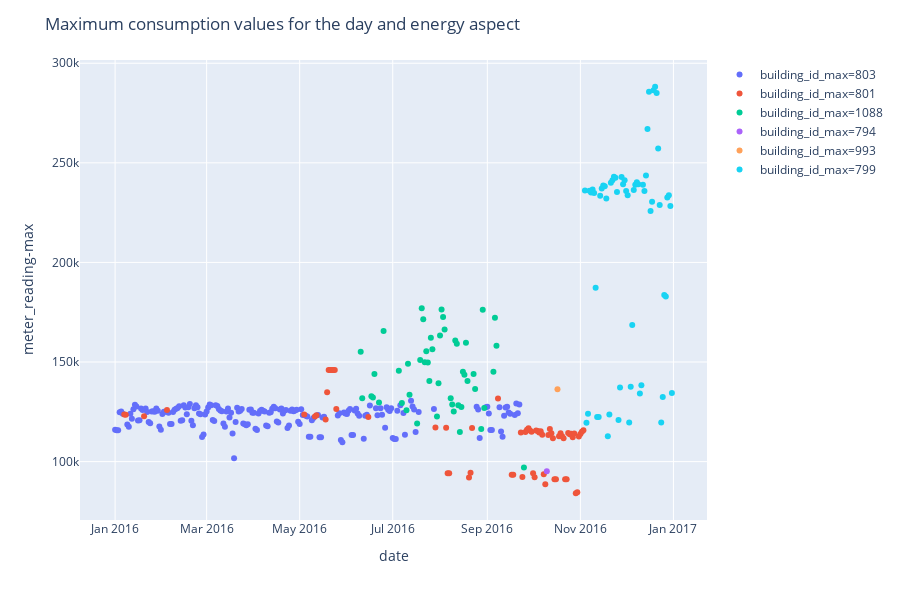

The notebook cell this image was saved under:
### Markdown cell above
The max values of electricity are caused by only 6 buildings.

### Code cell
daily_train_electricity = daily_train_agg[daily_train_agg['meter']=='electricity'].copy()
daily_train_electricity['building_id_max'] = pd.Categorical(daily_train_electricity['building_id_max'])
fig_daily_electricity = px.scatter(daily_train_electricity,
                                   x='date',
                                   y='meter_reading-max',
                                   color='building_id_max',
                                   render_mode='svg')
fig_daily_electricity.update_layout(title='Maximum consumption values for the day and energy aspect')
fig_daily_electricity.show()

### Figure 1 — Plotly figure (JSON) as saved in the notebook; plotly's stock layout.template omitted (floating-point values rounded to 4 significant figures; data arrays with more than 128 entries replaced by an {"elided": "..."} marker saying what was removed)
{"data": [{"hoverlabel": {"namelength": 0}, "hovertemplate": "building_id_max=803<br>date=%{x}<br>meter_reading-max=%{y}", "legendgroup": "building_id_max=803", "marker": {"color": "#636efa", "symbol": "circle"}, "mode": "markers", "name": "building_id_max=803", "showlegend": true, "type": "scatter", "x": {"elided": "192 str values"}, "xaxis": "x", "y": {"elided": "192 float values"}, "yaxis": "y"}, {"hoverlabel": {"namelength": 0}, "hovertemplate": "building_id_max=801<br>date=%{x}<br>meter_reading-max=%{y}", "legendgroup": "building_id_max=801", "marker": {"color": "#EF553B", "symbol": "circle"}, "mode": "markers", "name": "building_id_max=801", "showlegend": true, "type": "scatter", "x": ["2016-01-07", "2016-01-08", "2016-01-20", "2016-02-04", "2016-05-04", "2016-05-11", "2016-05-12", "2016-05-18", "2016-05-19", "2016-05-20", "2016-05-21", "2016-05-22", "2016-05-23", "2016-05-24", "2016-05-25", "2016-06-15", "2016-07-29", "2016-08-05", "2016-08-06", "2016-08-07", "2016-08-20", "2016-08-21", "2016-08-22", "2016-09-08", "2016-09-17", "2016-09-18", "2016-09-23", "2016-09-24", "2016-09-26", "2016-09-27", "2016-09-28", "2016-09-29", "2016-09-30", "2016-10-01", "2016-10-02", "2016-10-03", "2016-10-04", "2016-10-05", "2016-10-06", "2016-10-07", "2016-10-08", "2016-10-09", "2016-10-11", "2016-10-12", "2016-10-13", "2016-10-14", "2016-10-15", "2016-10-16", "2016-10-18", "2016-10-19", "2016-10-20", "2016-10-21", "2016-10-22", "2016-10-23", "2016-10-24", "2016-10-25", "2016-10-26", "2016-10-27", "2016-10-28", "2016-10-29", "2016-10-30", "2016-10-31", "2016-11-01", "2016-11-02", "2016-11-03"], "xaxis": "x", "y": [123700.0, 123600.0, 122800.0, 125900.0, 123600.0, 122700.0, 123200.0, 121100.0, 134800.0, 146000.0, 146000.0, 146000.0, 146000.0, 146000.0, 126400.0, 122400.0, 117100.0, 117000.0, 94200.0, 94200.0, 92060.0, 94370.0, 116800.0, 131684, 93460.0, 93460.0, 114600.0, 92220.0, 114900.0, 116000.0, 116800.0, 115600.0, 115000.0, 94100.0, 92100.0, 115600.0, 115300.0, 114600.0, 115300.0, 113400.0, 93600.0, 88650.0, 113400.0, 116300.0, 114200.0, 111700.0, 91130.0, 91130.0, 112700.0, 114200.0, 112700.0, 111700.0, 91160.0, 91160.0, 114400.0, 113800.0, 114000.0, 112200.0, 114100.0, 84110.0, 84590.0, 112600.0, 113900.0, 115000.0, 115700.0], "yaxis": "y"}, {"hoverlabel": {"namelength": 0}, "hovertemplate": "building_id_max=1088<br>date=%{x}<br>meter_reading-max=%{y}", "legendgroup": "building_id_max=1088", "marker": {"color": "#00cc96", "symbol": "circle"}, "mode": "markers", "name": "building_id_max=1088", "showlegend": true, "type": "scatter", "x": ["2016-06-10", "2016-06-11", "2016-06-17", "2016-06-18", "2016-06-19", "2016-06-22", "2016-06-25", "2016-07-05", "2016-07-07", "2016-07-10", "2016-07-11", "2016-07-12", "2016-07-17", "2016-07-19", "2016-07-20", "2016-07-21", "2016-07-22", "2016-07-23", "2016-07-24", "2016-07-25", "2016-07-26", "2016-07-27", "2016-07-30", "2016-07-31", "2016-08-01", "2016-08-02", "2016-08-03", "2016-08-04", "2016-08-08", "2016-08-09", "2016-08-10", "2016-08-11", "2016-08-12", "2016-08-13", "2016-08-14", "2016-08-15", "2016-08-16", "2016-08-17", "2016-08-18", "2016-08-19", "2016-08-23", "2016-08-24", "2016-08-28", "2016-08-29", "2016-08-30", "2016-09-05", "2016-09-06", "2016-09-07", "2016-09-25"], "xaxis": "x", "y": [155194, 131835, 132756, 132246, 143928, 129699, 165567, 145648, 129443, 125758, 149119, 133618, 119099, 151034, 176935, 171451, 149902, 155407, 149734, 140482, 162123, 156457, 122639, 139400.0, 163400.0, 176400.0, 172600.0, 166400.0, 131900.0, 128729, 125200.0, 160800.0, 159100.0, 128200.0, 114800.0, 127400.0, 145100.0, 143600.0, 159600.0, 140400.0, 144000.0, 136448, 116400.0, 176200.0, 127000.0, 145100.0, 172200.0, 158100.0, 97080.0], "yaxis": "y"}, {"hoverlabel": {"namelength": 0}, "hovertemplate": "building_id_max=794<br>date=%{x}<br>meter_reading-max=%{y}", "legendgroup": "building_id_max=794", "marker": {"color": "#ab63fa", "symbol": "circle"}, "mode": "markers", "name": "building_id_max=794", "showlegend": true, "type": "scatter", "x": ["2016-10-10"], "xaxis": "x", "y": [95180.0], "yaxis": "y"}, {"hoverlabel": {"namelength": 0}, "hovertemplate": "building_id_max=993<br>date=%{x}<br>meter_reading-max=%{y}", "legendgroup": "building_id_max=993", "marker": {"color": "#FFA15A", "symbol": "circle"}, "mode": "markers", "name": "building_id_max=993", "showlegend": true, "type": "scatter", "x": ["2016-10-17"], "xaxis": "x", "y": [136362], "yaxis": "y"}, {"hoverlabel": {"namelength": 0}, "hovertemplate": "building_id_max=799<br>date=%{x}<br>meter_reading-max=%{y}", "legendgroup": "building_id_max=799", "marker": {"color": "#19d3f3", "symbol": "circle"}, "mode": "markers", "name": "building_id_max=799", "showlegend": true, "type": "scatter", "x": ["2016-11-04", "2016-11-05", "2016-11-06", "2016-11-07", "2016-11-08", "2016-11-09", "2016-11-10", "2016-11-11", "2016-11-12", "2016-11-13", "2016-11-14", "2016-11-15", "2016-11-16", "2016-11-17", "2016-11-18", "2016-11-19", "2016-11-20", "2016-11-21", "2016-11-22", "2016-11-23", "2016-11-24", "2016-11-25", "2016-11-26", "2016-11-27", "2016-11-28", "2016-11-29", "2016-11-30", "2016-12-01", "2016-12-02", "2016-12-03", "2016-12-04", "2016-12-05", "2016-12-06", "2016-12-07", "2016-12-08", "2016-12-09", "2016-12-10", "2016-12-11", "2016-12-12", "2016-12-13", "2016-12-14", "2016-12-15", "2016-12-16", "2016-12-17", "2016-12-18", "2016-12-19", "2016-12-20", "2016-12-21", "2016-12-22", "2016-12-23", "2016-12-24", "2016-12-25", "2016-12-26", "2016-12-27", "2016-12-28", "2016-12-29", "2016-12-30", "2016-12-31"], "xaxis": "x", "y": [236100.0, 119500.0, 124100.0, 236000.0, 235100.0, 236600.0, 234900.0, 187300.0, 122400.0, 122400.0, 233500.0, 237100.0, 238600.0, 238300.0, 232100.0, 112700.0, 123700.0, 240000.0, 241300.0, 243000.0, 242500.0, 235400.0, 120900.0, 137100.0, 242900.0, 239200.0, 241200.0, 235800.0, 233700.0, 119700.0, 137600.0, 168600.0, 236400.0, 238900.0, 240200.0, 239300.0, 134200.0, 138400.0, 239100.0, 235900.0, 243600.0, 267000.0, 285700.0, 225800.0, 230500.0, 286400.0, 288201, 285100.0, 257199, 228800.0, 119700.0, 132400.0, 183600.0, 182900.0, 232600.0, 233700.0, 228336, 134400.0], "yaxis": "y"}], "layout": {"height": 600, "legend": {"tracegroupgap": 0}, "margin": {"t": 60}, "title": {"text": "Maximum consumption values for the day and energy aspect"}, "xaxis": {"anchor": "y", "domain": [0, 1], "title": {"text": "date"}}, "yaxis": {"anchor": "x", "domain": [0, 1], "title": {"text": "meter_reading-max"}}}}
